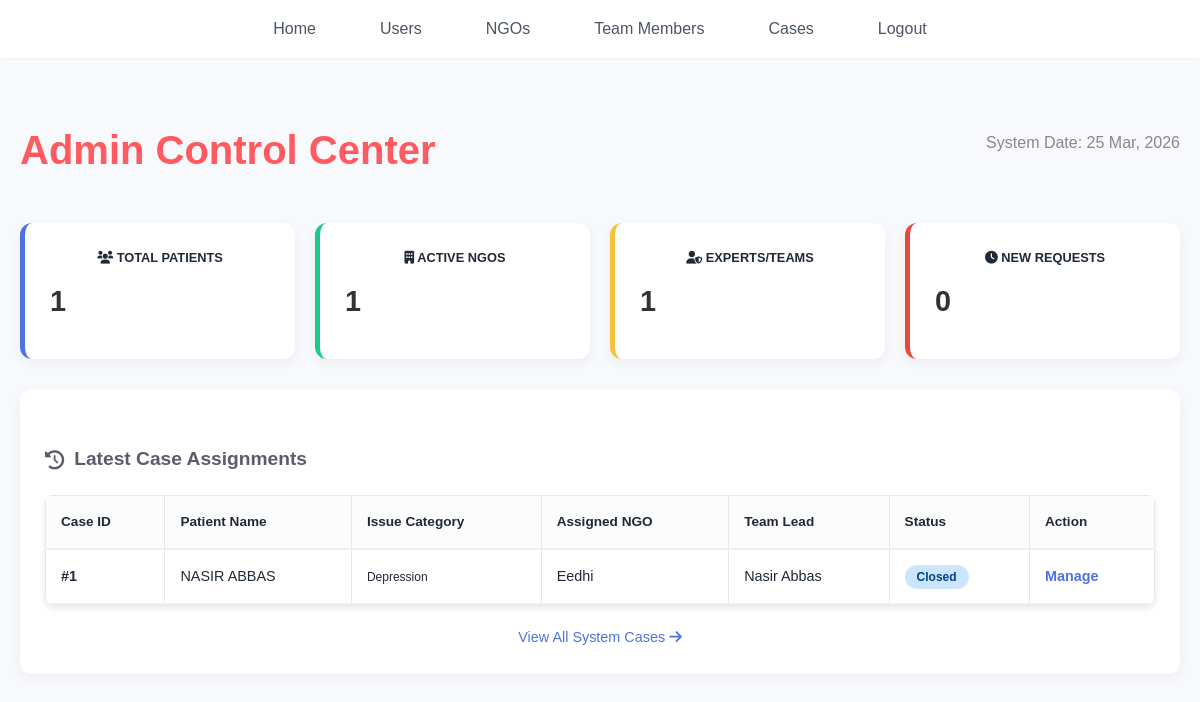
Page /admin/admin_dashboard.php (signed in) on the committed database.
### tables this page shows
CREATE TABLE `cases` (
  `case_id` int(11) NOT NULL,
  `user_id` int(11) NOT NULL,
  `category` enum('Depression','Family Issues','Marital Issues','Hopelessness','Other') NOT NULL,
  `description` text DEFAULT NULL,
  `ngo_id` int(11) DEFAULT NULL,
  `team_id` int(11) DEFAULT NULL,
  `case_status` enum('Pending','Assigned','Ongoing','Rehabilitation','Completed','Closed') DEFAULT 'Pending',
  `assigned_at` timestamp NOT NULL DEFAULT current_timestamp(),
  `closed_at` datetime DEFAULT NULL,
  `recommended_counselor_id` int(11) DEFAULT NULL
);

CREATE TABLE `users` (
  `user_id` int(11) NOT NULL,
  `full_name` varchar(150) NOT NULL,
  `email` varchar(150) NOT NULL,
  `password` varchar(255) NOT NULL,
  `phone` varchar(20) DEFAULT NULL,
  `gender` enum('Male','Female','Other') DEFAULT NULL,
  `issue_type` enum('Depression','Family Issues','Marital Issues','Hopelessness','Other') NOT NULL,
  `description` text DEFAULT NULL,
  `status` enum('Pending','Approved','Rejected') DEFAULT 'Pending',
  `is_verified` tinyint(1) DEFAULT 0,
  `created_at` timestamp NOT NULL DEFAULT current_timestamp()
);

CREATE TABLE `ngos` (
  `ngo_id` int(11) NOT NULL,
  `ngo_name` varchar(200) NOT NULL,
  `email` varchar(150) NOT NULL,
  `password` varchar(255) NOT NULL,
  `phone` varchar(20) DEFAULT NULL,
  `address` text DEFAULT NULL,
  `specialization` enum('Depression','Family Issues','Marital Issues','General Counseling','Rehabilitation') NOT NULL,
  `is_verified` tinyint(1) DEFAULT 0,
  `created_at` timestamp NOT NULL DEFAULT current_timestamp()
);

CREATE TABLE `team_members` (
  `team_id` int(11) NOT NULL,
  `full_name` varchar(150) NOT NULL,
  `email` varchar(150) NOT NULL,
  `password` varchar(255) NOT NULL,
  `role` enum('Counselor','Psychiatrist','Social Worker','Monitor') NOT NULL,
  `phone` varchar(20) DEFAULT NULL,
  `created_at` timestamp NOT NULL DEFAULT current_timestamp()
);

### admin/admin_dashboard.php (the view, shortened to what this page needs)
<?php
include "config.php";
$total_users = mysqli_fetch_assoc(mysqli_query($conn, "SELECT COUNT(*) as total FROM users"))['total'];
$total_ngos  = mysqli_fetch_assoc(mysqli_query($conn, "SELECT COUNT(*) as total FROM ngos"))['total'];
$total_team  = mysqli_fetch_assoc(mysqli_query($conn, "SELECT COUNT(*) as total FROM team_members"))['total'];
$pending_cases = mysqli_fetch_assoc(mysqli_query($conn, "SELECT COUNT(*) as total FROM cases WHERE case_status='Pending'"))['total'];
$cases_query = "
    SELECT c.case_id, u.full_name AS user_name, n.ngo_name, t.full_name AS team_name,
           c.case_status, c.assigned_at, c.category
    FROM cases c
    JOIN users u ON c.user_id = u.user_id
    LEFT JOIN ngos n ON c.ngo_id = n.ngo_id
    LEFT JOIN team_members t ON c.team_id = t.team_id
    ORDER BY c.assigned_at DESC
    LIMIT 10
";
$cases_result = mysqli_query($conn, $cases_query);
?>
<!DOCTYPE html>
<html lang="en">
<head>
    <link rel="stylesheet" href="https://cdnjs.cloudflare.com/ajax/libs/font-awesome/6.0.0/css/all.min.css">
    <link rel="stylesheet" href="../CSS/style.css">
</head>
<body>
<?php include('navbar.php'); ?>
<div class="dashboard-container">
    <div style="display: flex; justify-content: space-between; align-items: center; margin-bottom: 25px;">
        <h1>Admin Control Center</h1>
        <p style="color: #888;">System Date: <?php echo date('d M, Y'); ?></p>
    </div>
    <div class="stats-grid">
        <div class="stat-card">
            <h3><i class="fa fa-users"></i> Total Patients</h3>
            <div class="value"><?php echo number_format($total_users); ?></div>
        </div>
        <div class="stat-card stat-ngo">
            <h3><i class="fa fa-building"></i> Active NGOs</h3>
            <div class="value"><?php echo number_format($total_ngos); ?></div>
        </div>
        <div class="stat-card stat-team">
            <h3><i class="fa fa-user-shield"></i> Experts/Teams</h3>
            <div class="value"><?php echo number_format($total_team); ?></div>
        </div>
        <div class="stat-card stat-pending">
            <h3><i class="fa fa-clock"></i> New Requests</h3>
            <div class="value"><?php echo number_format($pending_cases); ?></div>
        </div>
    </div>
    <div class="content-card">
        <h2><i class="fa fa-history"></i> Latest Case Assignments</h2>
        <table>
            <thead>
                <tr>
                    <th>Case ID</th>
                    <th>Patient Name</th>
                    <th>Issue Category</th>
                    <th>Assigned NGO</th>
                    <th>Team Lead</th>
                    <th>Status</th>
                    <th>Action</th>
                </tr>
            </thead>
            <tbody>
                <?php while($case = mysqli_fetch_assoc($cases_result)): ?>
                <tr>
                    <td><strong>#<?php echo $case['case_id']; ?></strong></td>
                    <td><?php echo htmlspecialchars($case['user_name']); ?></td>
                    <td><small><?php echo $case['category']; ?></small></td>
                    <td><?php echo $case['ngo_name'] ? htmlspecialchars($case['ngo_name']) : '<em style="color:#ccc;">Not Assigned</em>'; ?></td>
                    <td><?php echo $case['team_name'] ? htmlspecialchars($case['team_name']) : '<em style="color:#ccc;">Pending</em>'; ?></td>
                    <td>
                        <?php
                            $status_class = "bg-ongoing";
                        ?>
                        <span class="badge <?php echo $status_class; ?>">
                            <?php echo $case['case_status']; ?>
                        </span>
                    </td>
                    <td>
                        <a href="admin_case_list.php" class="action-link">Manage</a>
                    </td>
                </tr>
                <?php endwhile; ?>
            </tbody>
        </table>
        <div style="margin-top: 20px; text-align: center;">
            <a href="admin_case_list.php" style="color: var(--primary); font-size: 0.9rem; text-decoration: none;">View All System Cases <i class="fa fa-arrow-right"></i></a>
        </div>
    </div>
</div>
</body>
</html>

### CSS/style.css (style rules this page uses)
:root { --primary-color: #ff5a5f; --primary-hover: #e14d52; --secondary-color: #ffcc00; --secondary-hover: #e6b800; --text-primary: #1f2937; --text-secondary: #4b5563; --bg-primary: #ffffff; --bg-secondary: #fdf2f2; --border-color: #e5e7eb; --shadow-sm: 0 1px 2px rgba(0, 0, 0, 0.05); --shadow-md: 0 4px 6px rgba(0, 0, 0, 0.1); --shadow-lg: 0 10px 15px rgba(0, 0, 0, 0.15); }
* { margin: 0; padding: 0; box-sizing: border-box; }
body { font-family: 'Inter', sans-serif; background: linear-gradient(to right, #fffaf0, #fff5f5); color: var(--text-primary); line-height: 1.6; }
h1, h2, h3, h4, h5, h6 { margin-top: 30px; font-weight: 700; text-align: center; margin-bottom: 1rem; color: var(--primary-color); }
h1 { font-size: 2.5rem; }
h2 { font-size: 2rem; }
h3 { font-size: 1.5rem; }
table { width: 90%; margin: 20px auto; border-collapse: collapse; background: var(--bg-primary); box-shadow: var(--shadow-md); border-radius: 8px; overflow: hidden; }
th, td { padding: 12px; border: 1px solid var(--border-color); text-align: left; }
th { background: var(--primary-color); color: white; }

### admin/admin_dashboard.php (style rules this page uses)
:root { --primary: #4e73df; --success: #1cc88a; --warning: #f6c23e; --danger: #e74a3b; --dark: #5a5c69; --light-bg: #f8f9fc; }
body { background: var(--light-bg); font-family: 'Nunito', sans-serif; margin: 0; }
.dashboard-container { max-width: 1300px; margin: 30px auto; padding: 0 20px; }
.stats-grid { display: grid; grid-template-columns: repeat(auto-fit, minmax(240px, 1fr)); gap: 20px; margin-bottom: 30px; }
.stat-card { background: #fff; padding: 25px; border-radius: 12px; box-shadow: 0 4px 12px rgba(0,0,0,0.05); border-left: 5px solid var(--primary); transition: transform 0.2s; }
.stat-card h3 { color: var(--secondary); font-size: 0.8rem; text-transform: uppercase; margin: 0; }
.stat-card .value { font-size: 1.8rem; font-weight: 700; color: #333; margin: 10px 0; }
.stat-ngo { border-left-color: var(--success); }
.stat-team { border-left-color: var(--warning); }
.stat-pending { border-left-color: var(--danger); }
.content-card { background: #fff; border-radius: 12px; box-shadow: 0 4px 12px rgba(0,0,0,0.05); padding: 25px; }
.content-card h2 { font-size: 1.2rem; color: var(--dark); margin-bottom: 20px; display: flex; align-items: center; gap: 10px; }
table { width: 100%; border-collapse: collapse; }
th { text-align: left; padding: 15px; background: #fcfcfc; color: var(--secondary); font-size: 0.85rem; border-bottom: 2px solid #eee; }
td { padding: 15px; border-bottom: 1px solid #f4f4f4; font-size: 0.9rem; }
.badge { padding: 5px 12px; border-radius: 50px; font-size: 0.75rem; font-weight: 600; }
.bg-ongoing { background: #cce5ff; color: #004085; }
.action-link { color: var(--primary); text-decoration: none; font-weight: 600; }

### rows in the picture
cases: case_id "1", user.full_name "NASIR ABBAS", category "Depression", ngo.ngo_name "Eedhi", team.full_name "Nasir Abbas", case_status "Closed"

### other values in the picture
$total_users "1"
$total_ngos "1"
$total_team "1"
$pending_cases "0"
